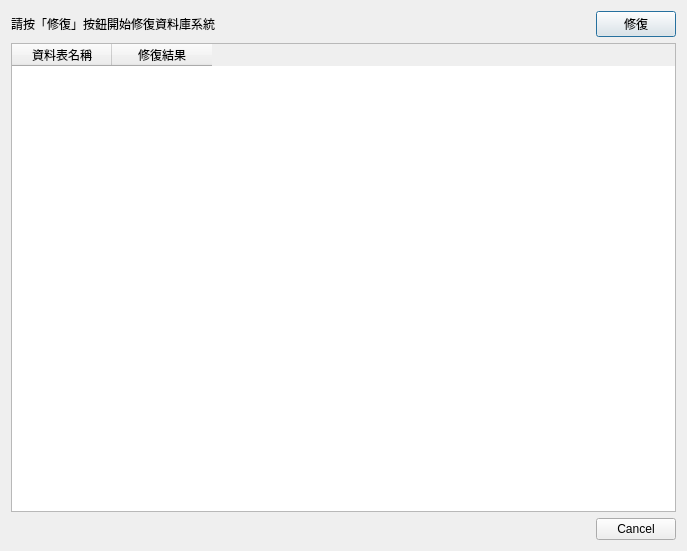
<?xml version="1.0" encoding="UTF-8"?>
<ui version="4.0">
 <class>Dialog_database_repair</class>
 <widget class="QDialog" name="Dialog_database_repair">
  <property name="windowModality">
   <enum>Qt::NonModal</enum>
  </property>
  <property name="geometry">
   <rect>
    <x>0</x>
    <y>0</y>
    <width>687</width>
    <height>551</height>
   </rect>
  </property>
  <property name="sizePolicy">
   <sizepolicy hsizetype="Preferred" vsizetype="Preferred">
    <horstretch>0</horstretch>
    <verstretch>0</verstretch>
   </sizepolicy>
  </property>
  <property name="windowTitle">
   <string>資料庫修復</string>
  </property>
  <property name="modal">
   <bool>false</bool>
  </property>
  <layout class="QVBoxLayout" name="verticalLayout">
   <item>
    <layout class="QHBoxLayout" name="horizontalLayout">
     <item>
      <widget class="QLabel" name="label">
       <property name="text">
        <string>請按「修復」按鈕開始修復資料庫系統</string>
       </property>
      </widget>
     </item>
     <item>
      <spacer name="horizontalSpacer">
       <property name="orientation">
        <enum>Qt::Horizontal</enum>
       </property>
       <property name="sizeHint" stdset="0">
        <size>
         <width>40</width>
         <height>20</height>
        </size>
       </property>
      </spacer>
     </item>
     <item>
      <widget class="QPushButton" name="pushButton_repair_tables">
       <property name="text">
        <string>修復</string>
       </property>
       <property name="icon">
        <iconset>
         <normaloff>../icons/emblem-synchronizing.png</normaloff>../icons/emblem-synchronizing.png</iconset>
       </property>
      </widget>
     </item>
    </layout>
   </item>
   <item>
    <widget class="QTableWidget" name="tableWidget_tables">
     <property name="editTriggers">
      <set>QAbstractItemView::NoEditTriggers</set>
     </property>
     <property name="alternatingRowColors">
      <bool>true</bool>
     </property>
     <property name="selectionMode">
      <enum>QAbstractItemView::NoSelection</enum>
     </property>
     <property name="selectionBehavior">
      <enum>QAbstractItemView::SelectRows</enum>
     </property>
     <column>
      <property name="text">
       <string>資料表名稱</string>
      </property>
     </column>
     <column>
      <property name="text">
       <string>修復結果</string>
      </property>
     </column>
    </widget>
   </item>
   <item>
    <widget class="QDialogButtonBox" name="buttonBox">
     <property name="orientation">
      <enum>Qt::Horizontal</enum>
     </property>
     <property name="standardButtons">
      <set>QDialogButtonBox::Cancel</set>
     </property>
     <property name="centerButtons">
      <bool>false</bool>
     </property>
    </widget>
   </item>
  </layout>
 </widget>
 <resources/>
 <connections>
  <connection>
   <sender>buttonBox</sender>
   <signal>accepted()</signal>
   <receiver>Dialog_database_repair</receiver>
   <slot>accept()</slot>
   <hints>
    <hint type="sourcelabel">
     <x>248</x>
     <y>254</y>
    </hint>
    <hint type="destinationlabel">
     <x>157</x>
     <y>274</y>
    </hint>
   </hints>
  </connection>
  <connection>
   <sender>buttonBox</sender>
   <signal>rejected()</signal>
   <receiver>Dialog_database_repair</receiver>
   <slot>reject()</slot>
   <hints>
    <hint type="sourcelabel">
     <x>316</x>
     <y>260</y>
    </hint>
    <hint type="destinationlabel">
     <x>286</x>
     <y>274</y>
    </hint>
   </hints>
  </connection>
 </connections>
</ui>
